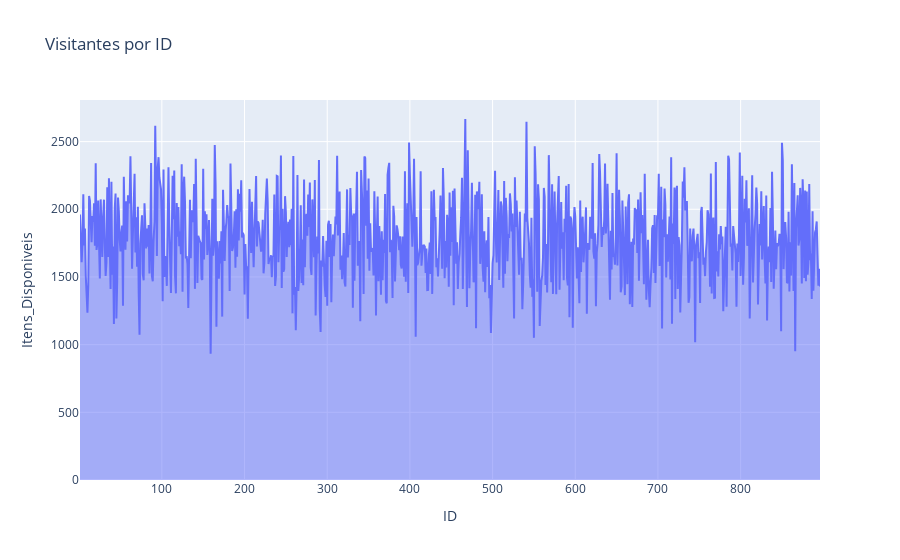

The code cell stored with this chart in its notebook:
### Code cell
# gráfico 3
fig3 = px.area(df, 'ID', 'Itens_Disponiveis', title='Visitantes por ID')
fig3.show()

### Figure 1 — Plotly figure (JSON) as saved in the notebook; plotly's stock layout.template omitted (floating-point values rounded to 4 significant figures; data arrays with more than 128 entries replaced by an {"elided": "..."} marker saying what was removed)
{"data": [{"fillpattern": {"shape": ""}, "hovertemplate": "ID=%{x}<br>Itens_Disponiveis=%{y}<extra></extra>", "legendgroup": "", "line": {"color": "#636efa"}, "marker": {"symbol": "circle"}, "mode": "lines", "name": "", "orientation": "v", "showlegend": false, "stackgroup": "1", "type": "scatter", "x": {"elided": "896 int values"}, "xaxis": "x", "y": {"elided": "896 int values"}, "yaxis": "y"}], "layout": {"legend": {"tracegroupgap": 0}, "title": {"text": "Visitantes por ID"}, "xaxis": {"anchor": "y", "domain": [0, 1], "title": {"text": "ID"}}, "yaxis": {"anchor": "x", "domain": [0, 1], "title": {"text": "Itens_Disponiveis"}}}}
